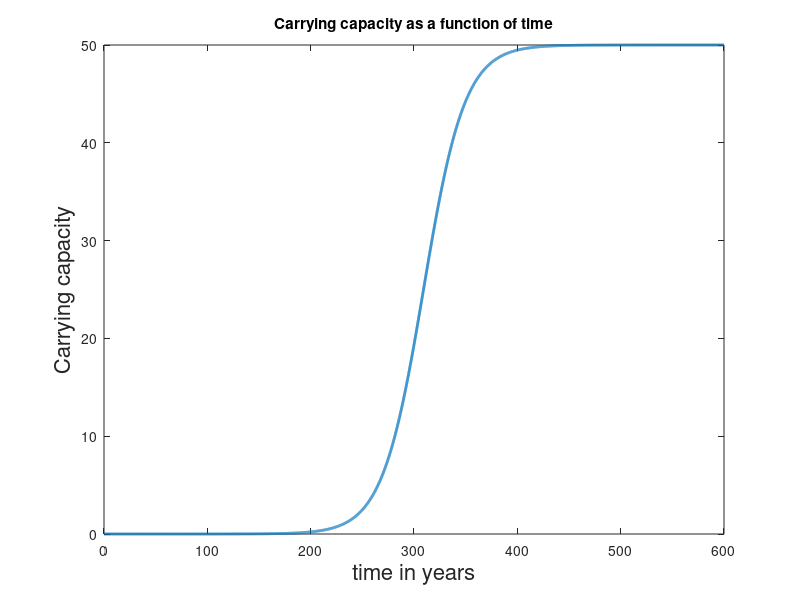
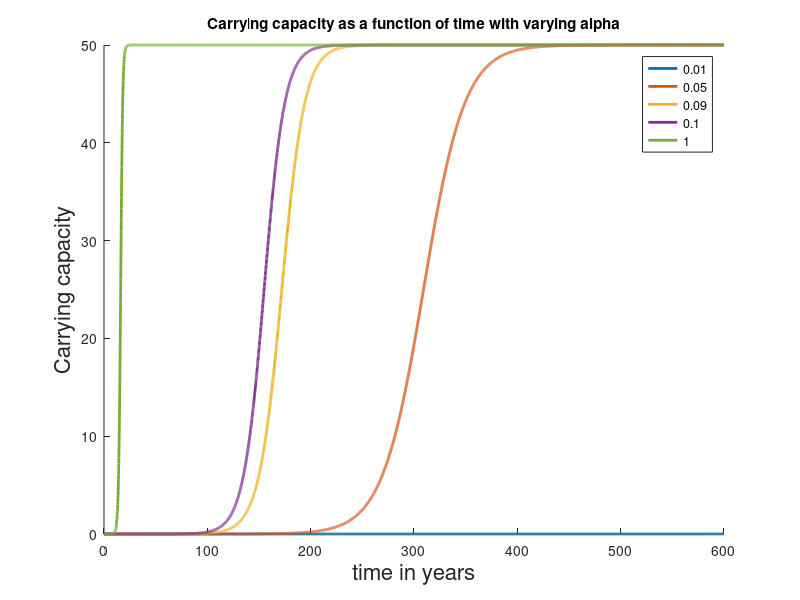

The MATLAB source for these figures, in order:
clear
close all

 
q=1; 
%C=1e5 ;

K1=0;
K2=50;

alpha=0.05; % l1 is alpha
l2=K1+K2; 
par=0.05; % good 0.045


total_time=600 ;
dt=1e-1 ;
N= total_time/dt;

n_users = zeros(N,1); 
n_users(1)=1;

capacity= zeros(N,1);
capacity(1)= K1+1e-5;


% for i=1:N-1 % C analytically
%     time(i+1)= time(i) +dt;
%     %capacity(i)= 25*(1/(1+exp(-time(i)))) + 20;
%     %capacity(i)= 1/(1+exp(-i));
%     
%    
% end

%plot(i,capacity);
%new_users=zeros(N,1);

time = zeros(N,1);
time(1)=0;

for i=1:N-1
    time(i+1)= time(i) +dt;
    %alphac= par*capacity(i)/(l2);
    %alphac= 1/100;
    capacity(i+1)= capacity(i) + dt*( par*(capacity(i)-K1)*(1-(capacity(i)-K1)/K2));
    %alpha= q* n_users(i)/C; 
    %n_users(i+1) = n_users(i) + alpha*(C- n_users(i))*dt; 
    %new_users(i+1)=n_users(i+1)- n_users(i);
end

plot (time,capacity,'LineWidth',2);
title('Carrying capacity as a function of time');
xlabel('time in years','FontSize',16);
ylabel('Carrying capacity','FontSize',16);

par= [0.01 0.05 0.09 0.1 1];

figure 
hold on

for j=1:length(par)

  
    capacity(1)=K1+1e-5;
    
    for i=1:N-1
    
       % time(i+1)= time(i) +dt;
         %alphac= par*capacity(i)/(l2);
     %alphac= 1/100;
        capacity(i+1)= capacity(i) + dt*( par(j)*(capacity(i)-K1)*(1-(capacity(i)-K1)/K2));
    %alpha= q* n_users(i)/C; 
    %n_users(i+1) = n_users(i) + alpha*(C- n_users(i))*dt; 
    %new_users(i+1)=n_users(i+1)- n_users(i);
    
   
    end
    
     plot (time,capacity,'LineWidth',2);
    title('Carrying capacity as a function of time with varying alpha');
    xlabel('time in years','FontSize',16);
    ylabel('Carrying capacity','FontSize',16);
    legend('0.01','0.05', '0.09' ,'0.1' ,'1');

end


%%%%%%%%%%%% got dynamic carrying capacity

%%%%%%%%% Use this in the original equation repeat code of q1

 
%plot (new_users);
    
